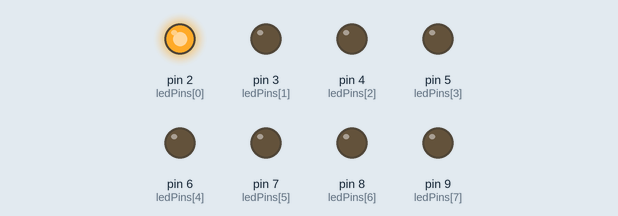
The sketch below on a simulated Arduino Uno, built with avr-gcc and run on an emulated ATmega328P. Shown: output pins drawn as LEDs (lit = HIGH). Random numbers use the default seed unless the sketch sets one.

Above: at 0.05 s.
At 5.7 s:
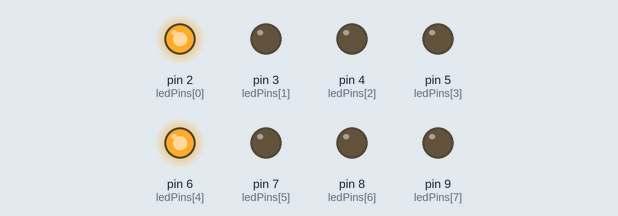
At 11.3 s:
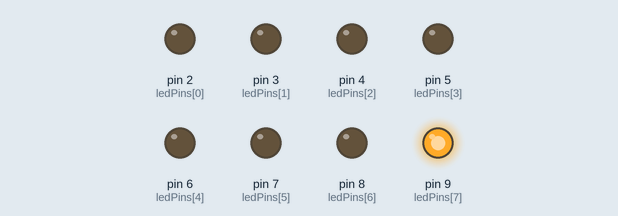
At 19.1 s:
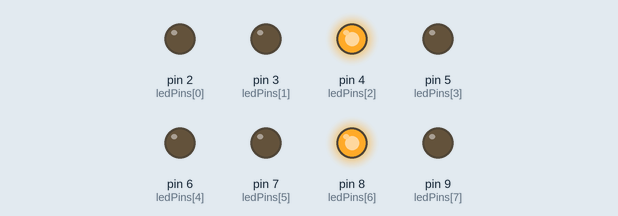
At 25.4 s:
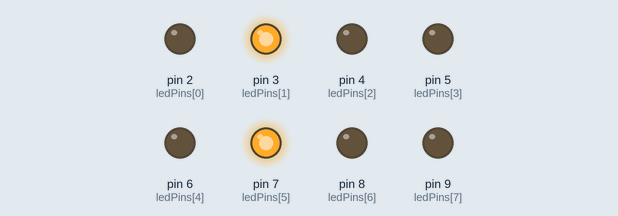
At 38.8 s:
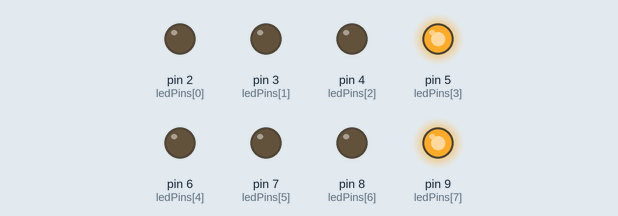
Timing chart, 0 to 40.0 s (numbered marks = the images above):
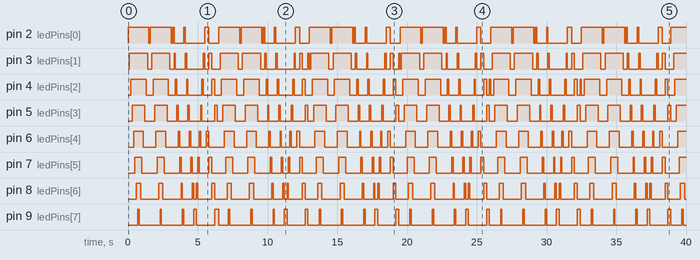

Measured:
- by itself, pin 2 (ledPins[0]), pin 9 (ledPins[7]): moves between LOW and HIGH, repeating every 6.5 s
- by itself, pin 3 (ledPins[1]): LOW → HIGH at 0.10 s, → LOW 1.3 s later, → HIGH 0.30 s later, → LOW 1.3 s later, … (77 changes in this stretch)
- by itself, pin 4 (ledPins[2]): LOW → HIGH at 0.20 s, → LOW 1.1 s later, → HIGH 0.50 s later, → LOW 1.1 s later, … (77 changes in this stretch)
- by itself, pin 5 (ledPins[3]): repeats every 6.5 s: LOW 0.70 s, HIGH 0.90 s, 2 × (LOW 0.70 s, HIGH 0.10 s), LOW 0.80 s, HIGH 0.10 s, LOW 0.90 s, HIGH 0.20 s, LOW 0.40 s, HIGH 0.90 s
- by itself, pin 7 (ledPins[5]): repeats every 6.5 s: LOW 1.1 s, HIGH 0.50 s, LOW 1.1 s, HIGH 0.10 s, LOW 0.70 s, HIGH 0.10 s, LOW 0.40 s, HIGH 0.10 s, LOW 0.70 s, HIGH 0.20 s, LOW 1.0 s, HIGH 0.50 s

The sketch:

Circuit_04.ino
```cpp
int ledPins[] = {2,3,4,5,6,7,8,9};

void setup() {
  int index;
  for(index = 0; index <= 7; index++) {
    pinMode(ledPins[index],OUTPUT);
  }
}

void loop() {
  oneAfterAnotherNoLoop();  // Light up all the LEDs in turn
  oneAfterAnotherLoop();  // Same as oneAfterAnotherNoLoop,
  oneOnAtATime();         // Turn on one LED at a time,
  pingPong();             // Light the LEDs middle to the edges
  marquee();              // Chase lights like you see on signs
  randomLED();            // Blink LEDs randomly
}

void oneAfterAnotherNoLoop()
{
  int delayTime = 100; // time (milliseconds) to pause between LEDs

  // turn all the LEDs on:

  digitalWrite(ledPins[0], HIGH);  //Turns on LED #0 (pin 2)
  delay(delayTime);                //wait delayTime milliseconds
  digitalWrite(ledPins[1], HIGH);  //Turns on LED #1 (pin 3)
  delay(delayTime);                //wait delayTime milliseconds
  digitalWrite(ledPins[2], HIGH);  //Turns on LED #2 (pin 4)
  delay(delayTime);                //wait delayTime milliseconds
  digitalWrite(ledPins[3], HIGH);  //Turns on LED #3 (pin 5)
  delay(delayTime);                //wait delayTime milliseconds
  digitalWrite(ledPins[4], HIGH);  //Turns on LED #4 (pin 6)
  delay(delayTime);                //wait delayTime milliseconds
  digitalWrite(ledPins[5], HIGH);  //Turns on LED #5 (pin 7)
  delay(delayTime);                //wait delayTime milliseconds
  digitalWrite(ledPins[6], HIGH);  //Turns on LED #6 (pin 8)
  delay(delayTime);                //wait delayTime milliseconds
  digitalWrite(ledPins[7], HIGH);  //Turns on LED #7 (pin 9)
  delay(delayTime);                //wait delayTime milliseconds

  // turn all the LEDs off:

  digitalWrite(ledPins[7], LOW);   //Turn off LED #7 (pin 9)
  delay(delayTime);                //wait delayTime milliseconds
  digitalWrite(ledPins[6], LOW);   //Turn off LED #6 (pin 8)
  delay(delayTime);                //wait delayTime milliseconds
  digitalWrite(ledPins[5], LOW);   //Turn off LED #5 (pin 7)
  delay(delayTime);                //wait delayTime milliseconds
  digitalWrite(ledPins[4], LOW);   //Turn off LED #4 (pin 6)
  delay(delayTime);                //wait delayTime milliseconds
  digitalWrite(ledPins[3], LOW);   //Turn off LED #3 (pin 5)
  delay(delayTime);                //wait delayTime milliseconds
  digitalWrite(ledPins[2], LOW);   //Turn off LED #2 (pin 4)
  delay(delayTime);                //wait delayTime milliseconds
  digitalWrite(ledPins[1], LOW);   //Turn off LED #1 (pin 3)
  delay(delayTime);                //wait delayTime milliseconds
  digitalWrite(ledPins[0], LOW);   //Turn off LED #0 (pin 2)
  delay(delayTime);                //wait delayTime milliseconds
}


void oneAfterAnotherLoop()
{
  int index;
  int delayTime = 100; // milliseconds to pause between LEDs

  // Turn all the LEDs on:

  // This for() loop will step index from 0 to 7
  // (putting "++" after a variable means add one to it)
  // and will then use digitalWrite() to turn that LED on.

  for(index = 0; index <= 7; index++)
  {
    digitalWrite(ledPins[index], HIGH);
    delay(delayTime);
  }

  // Turn all the LEDs off:

  // This for() loop will step index from 7 to 0
  // (putting "--" after a variable means subtract one from it)
  // and will then use digitalWrite() to turn that LED off.

  for(index = 7; index >= 0; index--)
  {
    digitalWrite(ledPins[index], LOW);
    delay(delayTime);
  }
}


void oneOnAtATime()
{
  int index;
  int delayTime = 100; // milliseconds to pause between LEDs

  // step through the LEDs, from 0 to 7

  for(index = 0; index <= 7; index++)
  {
    digitalWrite(ledPins[index], HIGH);  // turn LED on
    delay(delayTime);                    // pause to slow down
    digitalWrite(ledPins[index], LOW);   // turn LED off
  }
}


void pingPong()
{
  int index;
  int delayTime = 100; // milliseconds to pause between LEDs

  // step through the LEDs, from 0 to 7

  for(index = 0; index <= 7; index++)
  {
    digitalWrite(ledPins[index], HIGH);  // turn LED on
    delay(delayTime);                    // pause to slow down
    digitalWrite(ledPins[index], LOW);   // turn LED off
  }

  // step through the LEDs, from 7 to 0

  for(index = 7; index >= 0; index--)
  {
    digitalWrite(ledPins[index], HIGH);  // turn LED on
    delay(delayTime);                    // pause to slow down
    digitalWrite(ledPins[index], LOW);   // turn LED off
  }
}


void marquee()
{
  int index;
  int delayTime = 200; // milliseconds to pause between LEDs

  // Step through the first four LEDs
  // (We'll light up one in the lower 4 and one in the upper 4)

  for(index = 0; index <= 3; index++) // Step from 0 to 3
  {
    digitalWrite(ledPins[index], HIGH);    // Turn a LED on
    digitalWrite(ledPins[index+4], HIGH);  // Skip four, and turn that LED on
    delay(delayTime);                      // Pause to slow down the sequence
    digitalWrite(ledPins[index], LOW);     // Turn the LED off
    digitalWrite(ledPins[index+4], LOW);   // Skip four, and turn that LED off
  }
}


void randomLED()
{
  int index;
  int delayTime;

  // The random() function will return a semi-random number each
  // time it is called. See http://arduino.cc/en/Reference/Random
  // for tips on how to make random() even more random.

  index = random(8);  // pick a random number between 0 and 7
  delayTime = 100;

  digitalWrite(ledPins[index], HIGH);  // turn LED on
  delay(delayTime);                    // pause to slow down
  digitalWrite(ledPins[index], LOW);   // turn LED off
}
```
